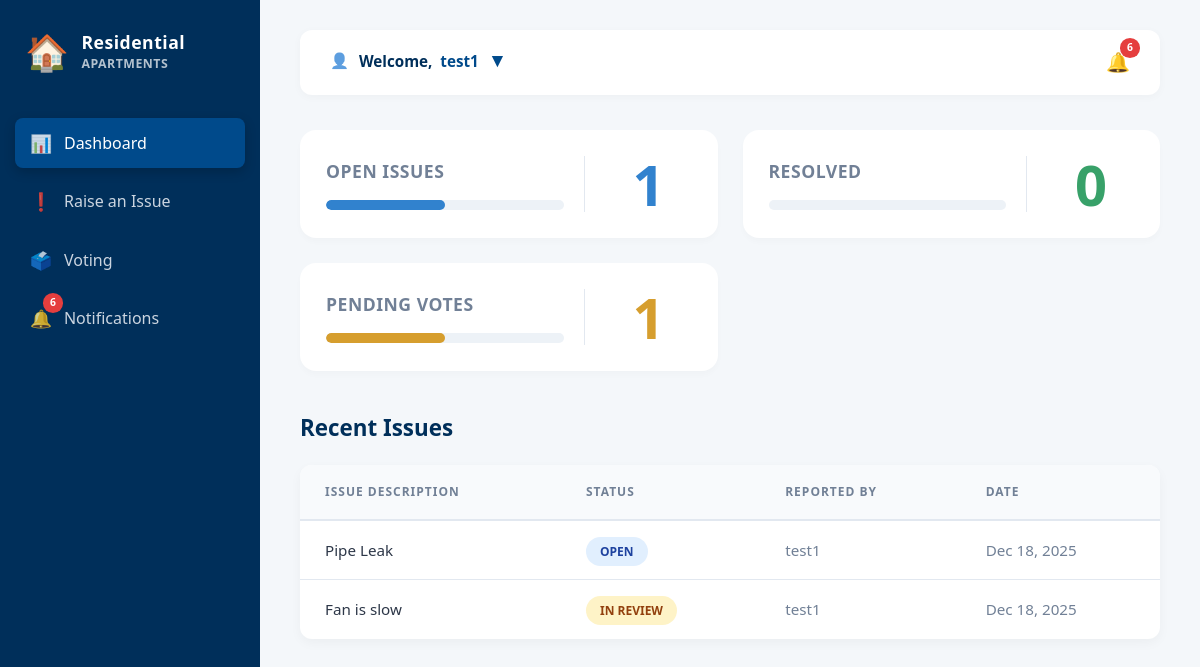
The page /home/ (signed in) on the database its author committed.
### app/models.py (models this page shows, shortened)
class UserDetails(models.Model):
    full_name = models.CharField(max_length=200, null=True, blank=True)
    email = models.EmailField(unique=True)
    password = models.CharField(max_length=100)
    flat_number = models.CharField(max_length=100)
    role = models.CharField(max_length=100)
    profile_picture = models.ImageField(upload_to='profile_pics/', null=True, blank=True)

class Issue(models.Model):
    STATUS_CHOICES = [
        ('Open', 'Open'),
        ('In Review', 'In Review'),
        ('Resolved', 'Resolved'),
    ]
    title = models.CharField(max_length=100)
    description = models.TextField()
    status = models.CharField(max_length=20, choices=STATUS_CHOICES, default='Open')
    reported_date = models.DateField(auto_now_add=True)
    reported_by_id = models.ForeignKey(UserDetails, on_delete=models.CASCADE)
    image = models.ImageField(upload_to='issue_images/', blank=True, null=True)

### app/views.py (the view)
# urls.py: 2. Add a URL to urlpatterns:  path('', views.home, name='home')
def home(request):
    user_id = request.session.get('user_id')
    if user_id:
        try:
            user = UserDetails.objects.get(id=user_id)
            open_issues_count = Issue.objects.filter(status='Open', reported_by_id=user).count()
            resolved_issues_count = Issue.objects.filter(status='Resolved', reported_by_id=user).count()
            all_notifications = SiteNotification.objects.all().order_by('-id')[:10]
            recent_issues_queryset = Issue.objects.filter(reported_by_id=user).order_by('-reported_date')[:5]
            recent_issues = list(recent_issues_queryset)
            total_recent = len(recent_issues)
            if total_recent > 0:
                recent_open_count = sum(1 for i in recent_issues if i.status == 'Open')
                recent_resolved_count = sum(1 for i in recent_issues if i.status == 'Resolved')
                recent_in_review_count = sum(1 for i in recent_issues if i.status == 'In Review')
                open_pct = max(int((recent_open_count / total_recent) * 100), 1) if recent_open_count > 0 else 0
                resolved_pct = max(int((recent_resolved_count / total_recent) * 100), 1) if recent_resolved_count > 0 else 0
                in_review_pct = max(int((recent_in_review_count / total_recent) * 100), 1) if recent_in_review_count > 0 else 0
            else:
                recent_open_count = recent_resolved_count = recent_in_review_count = 0
                open_pct = resolved_pct = in_review_pct = 0
            context = {
                'user_full_name': user.full_name or user.email,
                'user_object': user,
                'open_issues_count': open_issues_count,
                'resolved_issues_count': resolved_issues_count,
                'recent_issues': recent_issues,
                'card_open_count': recent_open_count,
                'card_resolved_count': recent_resolved_count,
                'card_pending_count': recent_in_review_count,
                'card_open_pct': open_pct,
                'card_resolved_pct': resolved_pct,
                'card_pending_pct': in_review_pct,
                'notifications': all_notifications,
            }
            return render(request, 'home.html', context)
        except UserDetails.DoesNotExist:
            return redirect('login')
    return redirect('login')

### app/models.py (called while the page is built)
    def time_since_created(self):
        now = timezone.now()
        diff = now - self.created_at
        if diff.days == 0:
            if diff.seconds < 60:
                return f"{diff.seconds} seconds ago"
            elif diff.seconds < 3600:
                return f"{diff.seconds // 60} mins ago"
        elif diff.days == 1:
            return "Yesterday"
        return self.created_at.strftime("%b %d, %Y")

### app/templates/home.html (shortened to what this page needs)
<!DOCTYPE html>
<html lang="en">
<head>
</head>
<body>
    <div class="dashboard-container">
        <aside class="sidebar">
            <div class="logo">
                <span class="logo-icon">🏠</span>
                <div><div>Residential</div><div style="font-size: 0.7em; opacity: 0.7;">APARTMENTS</div></div>
            </div>
            <nav>
                <a href="{% url 'home' %}" class="nav-link active">
                    <span class="nav-icon">📊</span> Dashboard
                </a>
                <a href="{% url 'report-issue' %}" class="nav-link"><span class="nav-icon">❗</span> Raise an Issue</a>
                <a href="#" class="nav-link" onclick="event.preventDefault(); filterByVoting();">
                    <span class="nav-icon">🗳️</span> Voting
                </a>
                <a href="#" class="nav-link" onclick="event.preventDefault(); toggleNotifications();">
                    <span class="nav-icon">🔔</span>
                    {% if notifications|length > 0 %}<span class="notification-badge">{{ notifications|length }}</span>{% endif %}
                    Notifications
                </a>
            </nav>
        </aside>
        <main class="main-content">
            <header class="header">
                <div class="user-profile-container">
                    <div class="header-right-edge">
                        {% if user_object.profile_picture %}
                            <div class="user-profile">
                                <img src="{{ user_object.profile_picture.url }}" alt="Profile" class="user-profile-img">
                                <div class="welcome-text">
                                    Welcome, <span>{{ user_full_name }}</span>
                                    <span style="font-size: 20px;">&nbsp;▾</span>
                                </div>
                            </div>
                        {% else %}
                            <div class="user-profile">
                                <span style="margin-right: 10px; opacity: 0.7;">👤</span>
                                <div class="welcome-text">
                                    Welcome, <span>{{ user_full_name }}</span>
                                    <span style="font-size: 20px;">&nbsp;▾</span>
                                </div>
                            </div>
                        {% endif %}
                    </div>
                </div>
                <div class="header-icons">
                    <span class="header-icon-btn" onclick="toggleNotifications()" style="font-size: 1.2rem; cursor: pointer; position: relative;">
                        🔔 {% if notifications|length > 0 %}<span class="notification-badge" style="top:-10px; right:-10px;">{{ notifications|length }}</span>{% endif %}
                    </span>
                </div>
            </header>
            <div class="summary-cards">
                <div class="card">
                    <div class="card-body-flex">
                        <div class="card-left">
                            <h2 class="card-title-h2">Open Issues</h2>
                            <div class="progress-track"><div class="progress-fill" style="width: {{ card_open_pct }}%; background-color: var(--blue-badge);"></div></div>
                        </div>
                        <div class="card-right"><div class="card-count-huge" style="color: var(--blue-badge);">{{ card_open_count }}</div></div>
                    </div>
                </div>
                <div class="card">
                    <div class="card-body-flex">
                        <div class="card-left">
                            <h2 class="card-title-h2">Resolved</h2>
                            <div class="progress-track"><div class="progress-fill" style="width: {{ card_resolved_pct }}%; background-color: var(--green-badge);"></div></div>
                        </div>
                        <div class="card-right"><div class="card-count-huge" style="color: var(--green-badge);">{{ card_resolved_count }}</div></div>
                    </div>
                </div>
                <div class="card">
                    <div class="card-body-flex">
                        <div class="card-left">
                            <h2 class="card-title-h2">Pending Votes</h2>
                            <div class="progress-track"><div class="progress-fill" style="width: {{ card_pending_pct }}%; background-color: var(--orange-badge);"></div></div>
                        </div>
                        <div class="card-right"><div class="card-count-huge" style="color: var(--orange-badge);">{{ card_pending_count }}</div></div>
                    </div>
                </div>
            </div>
            <section class="recent-issues-section">
                <h2>Recent Issues</h2>
                <div class="issues-table">
                    <table>
                        <thead>
                            <tr><th>Issue Description</th><th>Status</th><th>Reported By</th><th>Date</th></tr>
                        </thead>
                        <tbody>
                            {% for issue in recent_issues %}
                            <tr onclick="window.location='{% url 'issue_details' issue.id %}'" style="cursor: pointer;">
                                <td style="font-weight: 500;">{{ issue.title }}</td>
                                <td>
                                    <span class="status-pill" style="
                                        {% if issue.status == 'Resolved' %} background-color: #def7ec; color: #03543f;
                                        {% elif issue.status == 'In Review' %} background-color: #fef3c7; color: #92400e;
                                        {% else %} background-color: #e1effe; color: #1e429f; {% endif %}">
                                        {{ issue.status }}
                                    </span>
                                </td>
                                <td style="color: var(--text-light);">{{ issue.reported_by_id.full_name|default:issue.reported_by_id.email }}</td>
                                <td style="color: var(--text-light);">{{ issue.reported_date|date:"M d, Y" }}</td>
                            </tr>
                            {% empty %}
                            <tr><td colspan="4" style="text-align: center; padding: 40px; color: var(--text-light);">No issues reported yet.</td></tr>
                            {% endfor %}
                        </tbody>
                    </table>
                </div>
            </section>
        </main>
    </div>
</body>
</html>

### app/templates/home.html (style rules this page uses)
:root { --primary-color: #004a8b; --secondary-color: #002f5a; --background-color: #f4f7fa; --card-bg: white; --text-color: #2d3748; --text-light: #718096; --border-color: #e2e8f0; --blue-badge: #3182ce; --green-badge: #38a169; --orange-badge: #d69e2e; --notification-count-bg: #e53e3e; --transition-speed: 0.3s; }
body { font-family: 'Segoe UI', system-ui, -apple-system, sans-serif; margin: 0; padding: 0; background-color: var(--background-color); color: var(--text-color); line-height: 1.5; }
.dashboard-container { display: flex; min-height: 100vh; }
.sidebar { width: 260px; background-color: var(--secondary-color); color: white; padding: 25px 15px; box-sizing: border-box; flex-shrink: 0; }
.logo { font-size: 1.1em; font-weight: 700; margin-bottom: 40px; padding-left: 10px; display: flex; align-items: center; letter-spacing: 0.5px; }
.logo-icon { margin-right: 12px; font-size: 2.0em; }
.nav-link { display: flex; align-items: center; padding: 12px 15px; color: #cbd5e0; text-decoration: none; margin-bottom: 8px; border-radius: 8px; transition: all var(--transition-speed); position: relative; }
.nav-link.active { color: white; background-color: var(--primary-color); box-shadow: 0 4px 12px rgba(0,0,0,0.2); }
.nav-icon { margin-right: 12px; font-size: 1.1em; opacity: 0.8; }
.main-content { flex-grow: 1; padding: 30px 40px; }
.header { display: flex; justify-content: space-between; align-items: center; background-color: var(--card-bg); padding: 15px 30px; border-radius: 12px; box-shadow: 0 2px 10px rgba(0,0,0,0.03); margin-bottom: 35px; }
.user-profile-container { position: relative; padding-bottom: 5px; cursor: pointer; }
.user-profile { display: flex; align-items: center; font-weight: 500; font-size: 0.95rem; }
.welcome-text span { color: var(--primary-color); font-weight: 600; margin-left: 4px; }
.summary-cards { display: grid; grid-template-columns: repeat(auto-fit, minmax(300px, 1fr)); gap: 25px; margin-bottom: 40px; }
.card { background-color: var(--card-bg); padding: 25px; border-radius: 16px; box-shadow: 0 4px 6px rgba(0,0,0,0.02); transition: all 0.3s cubic-bezier(0.165, 0.84, 0.44, 1); border: 1px solid transparent; }
.card-body-flex { display: flex; align-items: stretch; gap: 20px; }
.card-left { flex: 0 0 65%; display: flex; flex-direction: column; justify-content: center; }
.card-right { flex: 0 0 35%; display: flex; align-items: center; justify-content: center; border-left: 1px solid var(--border-color); }
.card-title-h2 { font-size: 1.1em; font-weight: 600; color: var(--text-light); margin: 0 0 15px 0; text-transform: uppercase; letter-spacing: 0.5px; }
.card-count-huge { font-size: 3.5em; font-weight: 800; line-height: 1; }
.progress-track { height: 10px; width: 100%; background-color: #edf2f7; border-radius: 20px; overflow: hidden; }
.progress-fill { height: 100%; border-radius: 20px; transition: width 1s cubic-bezier(0.1, 0, 0.1, 1); }
.recent-issues-section h2 { font-size: 1.4em; margin-bottom: 20px; font-weight: 700; color: var(--secondary-color); }
.issues-table { background-color: var(--card-bg); border-radius: 12px; box-shadow: 0 4px 12px rgba(0,0,0,0.04); overflow: hidden; }
table { width: 100%; border-collapse: collapse; }
.issues-table thead { background-color: #f8fafc; border-bottom: 2px solid var(--border-color); }
.issues-table th { padding: 18px 25px; text-align: left; color: var(--text-light); font-weight: 700; text-transform: uppercase; font-size: 0.75rem; letter-spacing: 1px; }
.issues-table td { padding: 18px 25px; border-bottom: 1px solid var(--border-color); font-size: 0.95rem; transition: background 0.2s; }
.issues-table tr:last-child td { border-bottom: none; }
.status-pill { padding: 6px 14px; border-radius: 30px; font-size: 0.75rem; font-weight: 700; text-transform: uppercase; }
.notification-badge { background: var(--notification-count-bg); color: white; border-radius: 50%; padding: 2px 7px; font-size: 0.65rem; position: absolute; top: 0px; right: 182px; font-weight: bold; }
.user-profile { display: flex; align-items: center; cursor: pointer; }
.welcome-text { font-weight: 600; color: var(--secondary-color); }

### rows shown on the page
UserDetails: full_name "test1"
Issue: title "Pipe Leak", status "OPEN", reported_by_id.full_name "test1", reported_date "Dec 18, 2025"
Issue: title "Fan is slow", status "IN REVIEW", reported_by_id.full_name "test1", reported_date "Dec 18, 2025"

### other values the page prints
{{ notifications|length }} "6"
{{ card_open_count }} "1"
{{ card_resolved_count }} "0"
{{ card_pending_count }} "1"
